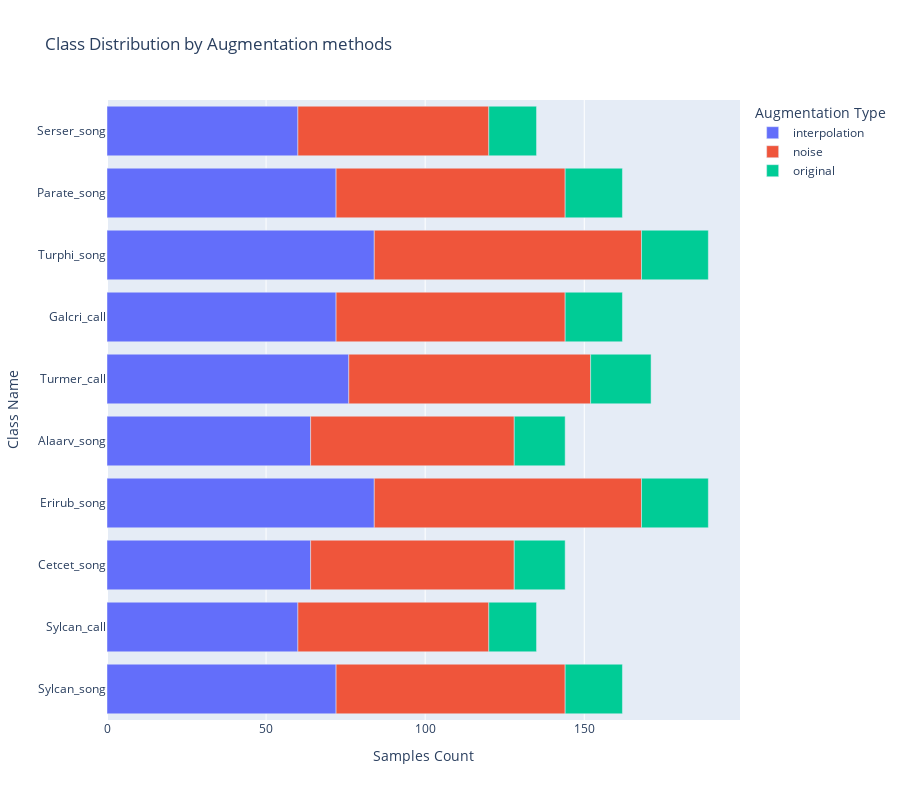

Write notebook code for a chart like this one.
### Code cell
df = []

diffs = {
    "interpolation": dict_arithmetic(inter_stats, orig_stats, '-'),
    "noise": dict_arithmetic(noise_stats, orig_stats, '-'),
    "original": orig_stats
}

for aug_type, stats in diffs.items():
    # print(stats)
    for classname, count in stats.items():
        df.append([classname, aug_type, count])
    # print(len(df))

df = pd.DataFrame.from_records(df, columns=['Class Name', 'Augmentation Type', 'Samples Count'])
# fig = px.bar(df, x="Class Name", y="Samples Count", color="Augmentation Type", title="Class Distribution by Augmentation methods")
fig = px.bar(df, y="Class Name", x="Samples Count", color="Augmentation Type", title="Class Distribution by Augmentation methods", orientation='h', height=800)
fig.show()
df.head()

### Figure 1 — Plotly figure (JSON) as saved in the notebook; plotly's stock layout.template omitted (floating-point values rounded to 4 significant figures)
{"data": [{"alignmentgroup": "True", "hovertemplate": "Augmentation Type=interpolation<br>Samples Count=%{x}<br>Class Name=%{y}<extra></extra>", "legendgroup": "interpolation", "marker": {"color": "#636efa"}, "name": "interpolation", "offsetgroup": "interpolation", "orientation": "h", "showlegend": true, "textposition": "auto", "type": "bar", "x": [72, 60, 64, 84, 64, 76, 72, 84, 72, 60], "xaxis": "x", "y": ["Sylcan_song", "Sylcan_call", "Cetcet_song", "Erirub_song", "Alaarv_song", "Turmer_call", "Galcri_call", "Turphi_song", "Parate_song", "Serser_song"], "yaxis": "y"}, {"alignmentgroup": "True", "hovertemplate": "Augmentation Type=noise<br>Samples Count=%{x}<br>Class Name=%{y}<extra></extra>", "legendgroup": "noise", "marker": {"color": "#EF553B"}, "name": "noise", "offsetgroup": "noise", "orientation": "h", "showlegend": true, "textposition": "auto", "type": "bar", "x": [72, 60, 64, 84, 64, 76, 72, 84, 72, 60], "xaxis": "x", "y": ["Sylcan_song", "Sylcan_call", "Cetcet_song", "Erirub_song", "Alaarv_song", "Turmer_call", "Galcri_call", "Turphi_song", "Parate_song", "Serser_song"], "yaxis": "y"}, {"alignmentgroup": "True", "hovertemplate": "Augmentation Type=original<br>Samples Count=%{x}<br>Class Name=%{y}<extra></extra>", "legendgroup": "original", "marker": {"color": "#00cc96"}, "name": "original", "offsetgroup": "original", "orientation": "h", "showlegend": true, "textposition": "auto", "type": "bar", "x": [16, 16, 21, 18, 18, 15, 15, 18, 19, 21], "xaxis": "x", "y": ["Alaarv_song", "Cetcet_song", "Erirub_song", "Galcri_call", "Parate_song", "Serser_song", "Sylcan_call", "Sylcan_song", "Turmer_call", "Turphi_song"], "yaxis": "y"}], "layout": {"barmode": "relative", "height": 800, "legend": {"title": {"text": "Augmentation Type"}, "tracegroupgap": 0}, "title": {"text": "Class Distribution by Augmentation methods"}, "xaxis": {"anchor": "y", "domain": [0, 1], "title": {"text": "Samples Count"}}, "yaxis": {"anchor": "x", "domain": [0, 1], "title": {"text": "Class Name"}}}}
